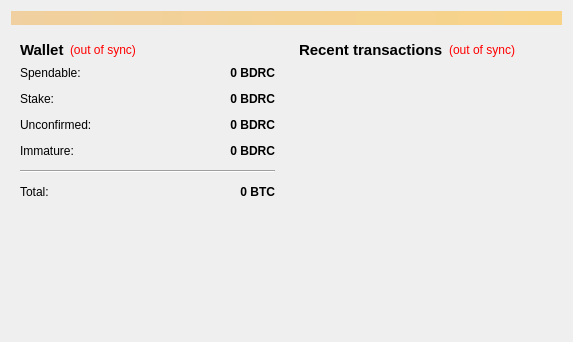
<?xml version="1.0" encoding="UTF-8"?>
<ui version="4.0">
 <class>OverviewPage</class>
 <widget class="QWidget" name="OverviewPage">
  <property name="geometry">
   <rect>
    <x>0</x>
    <y>0</y>
    <width>573</width>
    <height>342</height>
   </rect>
  </property>
  <property name="windowTitle">
   <string>Form</string>
  </property>
  <layout class="QVBoxLayout" name="topLayout">
   <item>
    <widget class="QLabel" name="labelAlerts">
     <property name="visible">
      <bool>false</bool>
     </property>
     <property name="styleSheet">
      <string notr="true">background-color: qlineargradient(x1: 0, y1: 0, x2: 1, y2: 0, stop:0 #F0D0A0, stop:1 #F8D488);  color:#000000
</string>
     </property>
     <property name="wordWrap">
      <bool>true</bool>
     </property>
     <property name="margin">
      <number>3</number>
     </property>
    </widget>
   </item>
   <item>
    <layout class="QHBoxLayout" name="horizontalLayout" stretch="1,1">
     <item>
      <layout class="QVBoxLayout" name="verticalLayout_2">
       <item>
        <widget class="QWidget" name="widget" native="true">
         <layout class="QVBoxLayout" name="verticalLayout_4">
          <item>
           <layout class="QHBoxLayout" name="horizontalLayout_4">
            <item>
             <widget class="QLabel" name="label_5">
              <property name="font">
               <font>
                <pointsize>11</pointsize>
                <weight>75</weight>
                <bold>true</bold>
               </font>
              </property>
              <property name="text">
               <string>Wallet</string>
              </property>
             </widget>
            </item>
            <item>
             <widget class="QLabel" name="labelWalletStatus">
              <property name="toolTip">
               <string>The displayed information may be out of date. Your wallet automatically synchronizes with the BDRCoin network after a connection is established, but this process has not completed yet.</string>
              </property>
              <property name="styleSheet">
               <string notr="true">QLabel { color: red; }</string>
              </property>
              <property name="text">
               <string notr="true">(out of sync)</string>
              </property>
              <property name="alignment">
               <set>Qt::AlignLeading|Qt::AlignLeft|Qt::AlignVCenter</set>
              </property>
             </widget>
            </item>
            <item>
             <spacer name="horizontalSpacer_2">
              <property name="orientation">
               <enum>Qt::Horizontal</enum>
              </property>
              <property name="sizeHint" stdset="0">
               <size>
                <width>40</width>
                <height>20</height>
               </size>
              </property>
             </spacer>
            </item>
           </layout>
          </item>
          <item>
           <layout class="QFormLayout" name="formLayout_2">
            <property name="fieldGrowthPolicy">
             <enum>QFormLayout::AllNonFixedFieldsGrow</enum>
            </property>
            <property name="horizontalSpacing">
             <number>12</number>
            </property>
            <property name="verticalSpacing">
             <number>12</number>
            </property>
            <item row="0" column="0">
             <widget class="QLabel" name="label">
              <property name="text">
               <string>Spendable:</string>
              </property>
             </widget>
            </item>
            <item row="0" column="1">
             <widget class="QLabel" name="labelBalance">
              <property name="font">
               <font>
                <weight>75</weight>
                <bold>true</bold>
               </font>
              </property>
              <property name="cursor">
               <cursorShape>IBeamCursor</cursorShape>
              </property>
              <property name="toolTip">
               <string>Your current spendable balance</string>
              </property>
              <property name="text">
               <string notr="true">0 BDRC</string>
              </property>
              <property name="alignment">
               <set>Qt::AlignRight|Qt::AlignTrailing|Qt::AlignVCenter</set>
              </property>
              <property name="textInteractionFlags">
               <set>Qt::LinksAccessibleByMouse|Qt::TextSelectableByKeyboard|Qt::TextSelectableByMouse</set>
              </property>
             </widget>
            </item>
            <item row="1" column="0">
             <widget class="QLabel" name="label_6">
              <property name="text">
               <string>Stake:</string>
              </property>
             </widget>
            </item>
            <item row="1" column="1">
             <widget class="QLabel" name="labelStake">
              <property name="font">
               <font>
                <weight>75</weight>
                <bold>true</bold>
               </font>
              </property>
              <property name="cursor">
               <cursorShape>IBeamCursor</cursorShape>
              </property>
              <property name="toolTip">
               <string>Total of coins that was staked, and do not yet count toward the current balance</string>
              </property>
              <property name="text">
               <string notr="true">0 BDRC</string>
              </property>
              <property name="alignment">
               <set>Qt::AlignRight|Qt::AlignTrailing|Qt::AlignVCenter</set>
              </property>
              <property name="textInteractionFlags">
               <set>Qt::LinksAccessibleByMouse|Qt::TextSelectableByKeyboard|Qt::TextSelectableByMouse</set>
              </property>
             </widget>
            </item>
            <item row="2" column="0">
             <widget class="QLabel" name="label_3">
              <property name="text">
               <string>Unconfirmed:</string>
              </property>
             </widget>
            </item>
            <item row="2" column="1">
             <widget class="QLabel" name="labelUnconfirmed">
              <property name="font">
               <font>
                <weight>75</weight>
                <bold>true</bold>
               </font>
              </property>
              <property name="cursor">
               <cursorShape>IBeamCursor</cursorShape>
              </property>
              <property name="toolTip">
               <string>Total of transactions that have yet to be confirmed, and do not yet count toward the current balance</string>
              </property>
              <property name="text">
               <string notr="true">0 BDRC</string>
              </property>
              <property name="alignment">
               <set>Qt::AlignRight|Qt::AlignTrailing|Qt::AlignVCenter</set>
              </property>
              <property name="textInteractionFlags">
               <set>Qt::LinksAccessibleByMouse|Qt::TextSelectableByKeyboard|Qt::TextSelectableByMouse</set>
              </property>
             </widget>
            </item>
            <item row="3" column="0">
             <widget class="QLabel" name="labelImmatureText">
              <property name="text">
               <string>Immature:</string>
              </property>
             </widget>
            </item>
            <item row="3" column="1">
             <widget class="QLabel" name="labelImmature">
              <property name="font">
               <font>
                <weight>75</weight>
                <bold>true</bold>
               </font>
              </property>
              <property name="toolTip">
               <string>Mined balance that has not yet matured</string>
              </property>
              <property name="text">
               <string notr="true">0 BDRC</string>
              </property>
              <property name="alignment">
               <set>Qt::AlignRight|Qt::AlignTrailing|Qt::AlignVCenter</set>
              </property>
              <property name="textInteractionFlags">
               <set>Qt::LinksAccessibleByMouse|Qt::TextSelectableByKeyboard|Qt::TextSelectableByMouse</set>
              </property>
             </widget>
            </item>
            <item row="4" column="0" colspan="2">
             <widget class="Line" name="line">
              <property name="orientation">
               <enum>Qt::Horizontal</enum>
              </property>
             </widget>
            </item>
            <item row="5" column="0">
             <widget class="QLabel" name="labelTotalText">
              <property name="text">
               <string>Total:</string>
              </property>
             </widget>
            </item>
            <item row="5" column="1">
             <widget class="QLabel" name="labelTotal">
              <property name="font">
               <font>
                <weight>75</weight>
                <bold>true</bold>
               </font>
              </property>
              <property name="cursor">
               <cursorShape>IBeamCursor</cursorShape>
              </property>
              <property name="toolTip">
               <string>Your current total balance</string>
              </property>
              <property name="text">
               <string notr="true">0 BTC</string>
              </property>
              <property name="alignment">
               <set>Qt::AlignRight|Qt::AlignTrailing|Qt::AlignVCenter</set>
              </property>
              <property name="textInteractionFlags">
               <set>Qt::LinksAccessibleByMouse|Qt::TextSelectableByKeyboard|Qt::TextSelectableByMouse</set>
              </property>
             </widget>
            </item>
           </layout>
          </item>
         </layout>
        </widget>
       </item>
       <item>
        <spacer name="verticalSpacer">
         <property name="orientation">
          <enum>Qt::Vertical</enum>
         </property>
         <property name="sizeHint" stdset="0">
          <size>
           <width>20</width>
           <height>40</height>
          </size>
         </property>
        </spacer>
       </item>
      </layout>
     </item>
     <item>
      <layout class="QVBoxLayout" name="verticalLayout_3">
       <item>
        <widget class="QWidget" name="widget_2" native="true">
         <layout class="QVBoxLayout" name="verticalLayout">
          <item>
           <layout class="QHBoxLayout" name="horizontalLayout_2">
            <item>
             <widget class="QLabel" name="label_4">
              <property name="font">
               <font>
                <pointsize>11</pointsize>
                <weight>75</weight>
                <bold>true</bold>
               </font>
              </property>
              <property name="text">
               <string>&lt;b&gt;Recent transactions&lt;/b&gt;</string>
              </property>
             </widget>
            </item>
            <item>
             <widget class="QLabel" name="labelTransactionsStatus">
              <property name="toolTip">
               <string>The displayed information may be out of date. Your wallet automatically synchronizes with the BDRCoin network after a connection is established, but this process has not completed yet.</string>
              </property>
              <property name="styleSheet">
               <string notr="true">QLabel { color: red; }</string>
              </property>
              <property name="text">
               <string notr="true">(out of sync)</string>
              </property>
              <property name="alignment">
               <set>Qt::AlignRight|Qt::AlignTrailing|Qt::AlignVCenter</set>
              </property>
             </widget>
            </item>
            <item>
             <spacer name="horizontalSpacer">
              <property name="orientation">
               <enum>Qt::Horizontal</enum>
              </property>
              <property name="sizeHint" stdset="0">
               <size>
                <width>40</width>
                <height>20</height>
               </size>
              </property>
             </spacer>
            </item>
           </layout>
          </item>
          <item>
           <widget class="QListView" name="listTransactions">
            <property name="styleSheet">
             <string notr="true">QListView { background: transparent; }</string>
            </property>
            <property name="frameShape">
             <enum>QFrame::NoFrame</enum>
            </property>
            <property name="verticalScrollBarPolicy">
             <enum>Qt::ScrollBarAlwaysOff</enum>
            </property>
            <property name="horizontalScrollBarPolicy">
             <enum>Qt::ScrollBarAlwaysOff</enum>
            </property>
            <property name="selectionMode">
             <enum>QAbstractItemView::NoSelection</enum>
            </property>
           </widget>
          </item>
         </layout>
        </widget>
       </item>
      </layout>
     </item>
    </layout>
   </item>
  </layout>
 </widget>
 <resources/>
 <connections/>
</ui>
